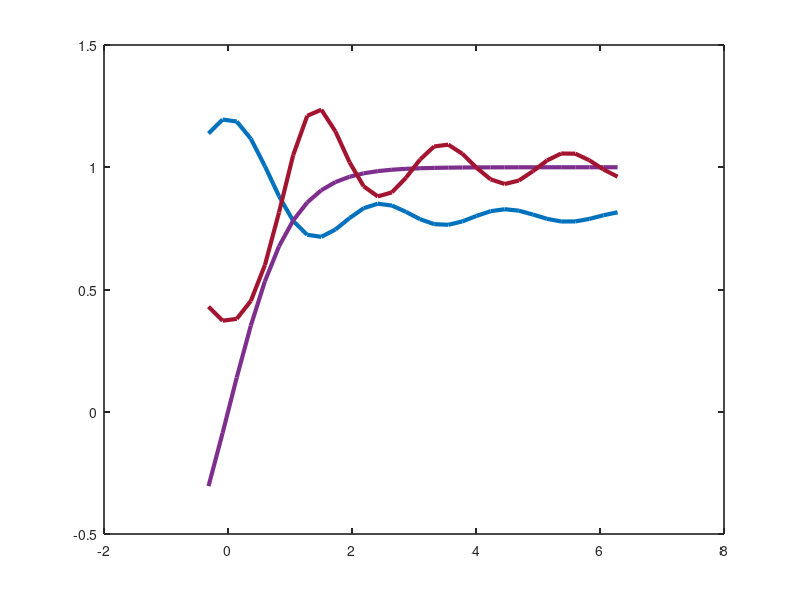

Write MATLAB code to recreate this figure. (Note: this script raises an error after producing the figure.)
clc
clear
close all
addpath(genpath(pwd)) 

%  data
x = linspace(-0.1*pi,2*pi, 30);
y = cell(1, 3);
y{1, 1} = 0.4*sinc(x)+0.8;
y{1, 2} = tanh(x);
y{1, 3} = exp(-sinc(x));

% plot
figure;
color_ = [0, 114, 189; 126, 47, 142; 162, 20, 47]/255;
ax = axes('Units', 'normalized');
hold(ax, 'on');
box(ax,'on');
set(ax, 'LineWidth', 1.2, 'TickDir', 'in');
for i = 1:3
    plot(x, y{1, i}, 'Parent', ax, 'Color', color_(i, :), 'LineWidth', 3)
end

% Interactive Magnification of the customized regions
zp = BaseZoom();
zp.plot;


















